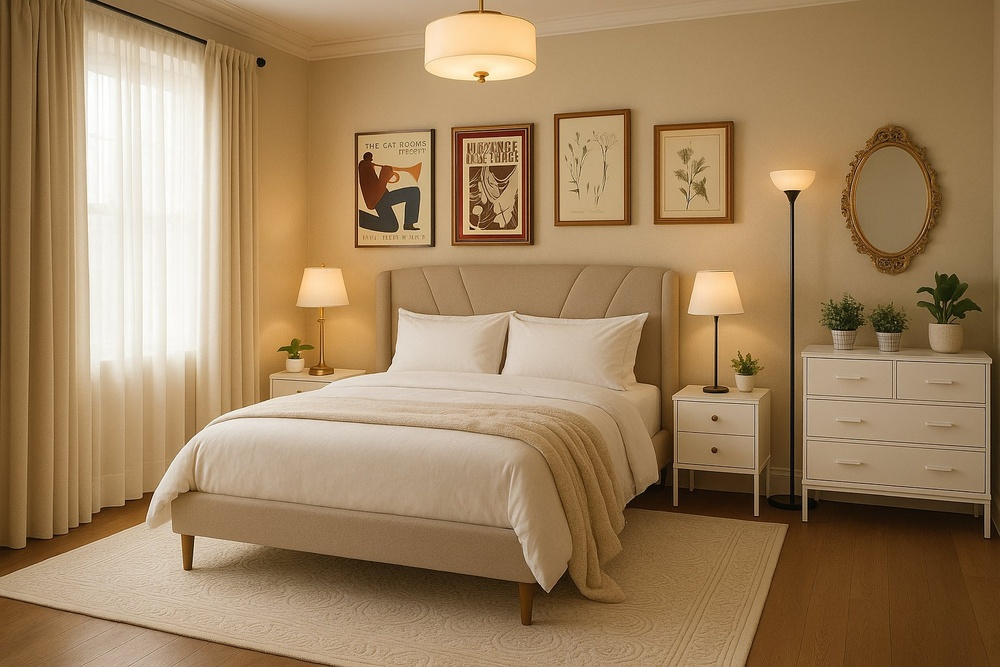
#> input picture data/renders/0d9c9f7c-70ed-4d34-94ee-9e24ad5493c6.jpg, 1000 x 667 px, shrunk from 1536 x 1024 before the run
$ python clean-alpha.py ../../data/renders/0d9c9f7c-70ed-4d34-94ee-9e24ad5493c6.jpg
#> lines starting #> are read from the running program, lines starting #| are printed output that depends on the picture; after the words box and inside, x2 and y2 are one past the last pixel; in counts of white or black regions, pixels touching at a corner belong together
#!/usr/bin/env python3
"""
Strip shadow halos from transparent PNGs using flood-fill from edges.

The shadow is painted as opaque warm cream pixels connected to the transparent
border. We flood-fill from transparent edges into adjacent "shadow-like" pixels:
light, warm-toned, NOT green/blue (to preserve leaf highlights etc).

Usage: python3 scripts/clean-alpha.py [--threshold LUMA] <file1.png> [file2.png ...]
"""

import sys
from PIL import Image
import numpy as np
from collections import deque


def get_hue_sat(r, g, b):
    """Return (hue 0-360, saturation 0-255) arrays."""
    r_f, g_f, b_f = r.astype(float), g.astype(float), b.astype(float)
    mx = np.maximum(np.maximum(r_f, g_f), b_f)
    mn = np.minimum(np.minimum(r_f, g_f), b_f)
    delta = mx - mn

    sat = np.where(mx > 0, (delta / mx) * 255, 0).astype(int)

    hue = np.zeros_like(r_f)
    mask = delta > 0
    # Red is max
    rm = mask & (mx == r_f)
    hue[rm] = 60 * (((g_f[rm] - b_f[rm]) / delta[rm]) % 6)
    # Green is max
    gm = mask & (mx == g_f) & ~rm
    hue[gm] = 60 * (((b_f[gm] - r_f[gm]) / delta[gm]) + 2)
    # Blue is max
    bm = mask & (mx == b_f) & ~rm & ~gm
    hue[bm] = 60 * (((r_f[bm] - g_f[bm]) / delta[bm]) + 4)

    return hue.astype(int) % 360, sat


def is_shadow_pixel(r, g, b, a, luma_min=160):
    """
    Return boolean mask: True where pixel looks like shadow/halo.
    Shadow = warm-toned (not green/blue), light, relatively desaturated.
    """
    luma = 0.299 * r.astype(float) + 0.587 * g.astype(float) + 0.114 * b.astype(float)
    hue, sat = get_hue_sat(r, g, b)

    # Shadow characteristics:
    # - Light (high luminance)
    # - Warm hue: reds, oranges, yellows, warm neutrals (hue 0-60 or 300-360)
    #   NOT green (60-180), NOT blue (180-300)
    # - Relatively desaturated (sat < 100)
    is_warm = (hue <= 60) | (hue >= 300)
    is_light = luma >= luma_min
    is_desat = sat <= 100
    is_visible = a > 0

    return is_light & is_warm & is_desat & is_visible


def clean_image(filepath, luma_min=160):
    print(f"Processing {filepath} (luma_min={luma_min})...")
    img = Image.open(filepath).convert("RGBA")
    data = np.array(img)
    h, w = data.shape[:2]

    r, g, b, a = data[:,:,0], data[:,:,1], data[:,:,2], data[:,:,3]

    shadow_eligible = is_shadow_pixel(r, g, b, a, luma_min)
    seed_mask = a <= 10  # transparent pixels

    to_erase = np.zeros((h, w), dtype=bool)
    visited = np.zeros((h, w), dtype=bool)

    queue = deque()

    # Seed from ALL transparent pixels
    ys, xs = np.where(seed_mask)
    for y_val, x_val in zip(ys, xs):
        visited[y_val, x_val] = True
        queue.append((y_val, x_val))

    # BFS flood fill: transparent → adjacent shadow → adjacent shadow → ...
    while queue:
        cy, cx = queue.popleft()
        for dy, dx in [(-1,0),(1,0),(0,-1),(0,1),(-1,-1),(-1,1),(1,-1),(1,1)]:
            ny, nx = cy+dy, cx+dx
            if 0 <= ny < h and 0 <= nx < w and not visited[ny, nx]:
                visited[ny, nx] = True
                if seed_mask[ny, nx]:
                    queue.append((ny, nx))
                elif shadow_eligible[ny, nx]:
                    to_erase[ny, nx] = True
                    queue.append((ny, nx))

    erased = np.sum(to_erase)
    total_visible = np.sum(a > 0)

    data[to_erase, 3] = 0

    result = Image.fromarray(data)
    result.save(filepath)

    print(f"  Erased {erased} shadow pixels ({erased/max(total_visible,1)*100:.1f}% of visible)")
    print(f"  Saved {filepath}")


# Parse args
args = sys.argv[1:]
luma = 160
files = []
i = 0
while i < len(args):
    if args[i] == "--threshold" and i + 1 < len(args):
        luma = int(args[i+1])
        i += 2
    else:
        files.append(args[i])
        i += 1

for f in files:
    clean_image(f, luma)
#> in clean_image, `r, g, b, a = data[:,:,0], data[:,:,1], data[:,:,2], data[:,:,3]`:
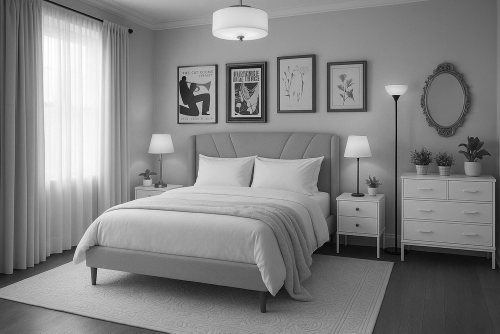
#> g: shape (667, 1000) (shown at 1/2 size); min 0, max 255, mean 131.1
#> in clean_image, `r, g, b, a = data[:,:,0], data[:,:,1], data[:,:,2], data[:,:,3]`:
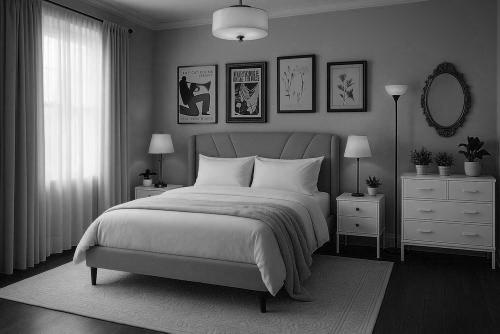
#> b: shape (667, 1000) (shown at 1/2 size); min 0, max 255, mean 95.5
#> in get_hue_sat, `delta = mx - mn`:
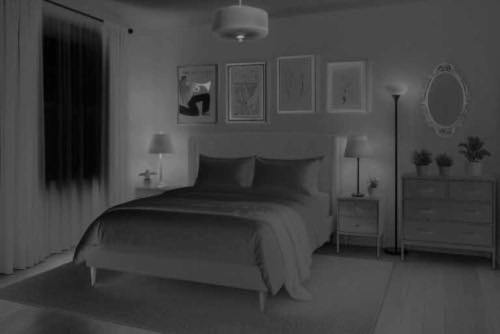
#> delta: shape (667, 1000) float64 (shown at 1/2 size); min 0, max 179, mean 64.4
#> in get_hue_sat, `sat = np.where(mx > 0, (delta / mx) * 255, 0).astype(int)`:
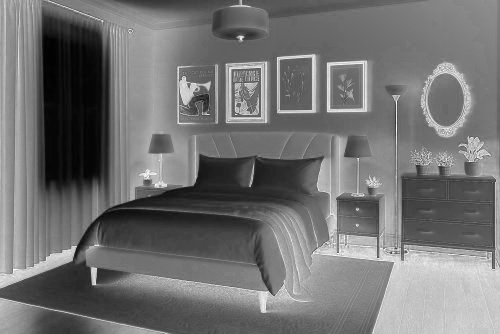
#> sat: shape (667, 1000) int64 (shown at 1/2 size); min 0, max 255, mean 114.4
#> in get_hue_sat, `mask = delta > 0`:
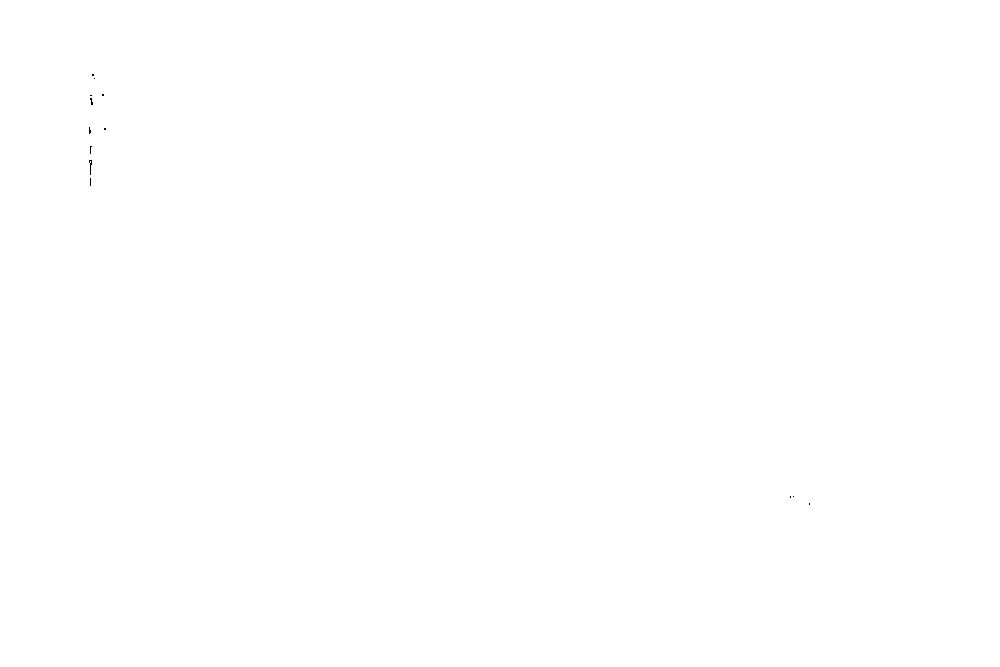
#> mask: shape (667, 1000) bool; 100% white; black in thin lines or dots, all inside (x1, y1, x2, y2) = (89, 74, 810, 505)
#> in get_hue_sat, `hue[gm] = 60 * (((b_f[gm] - r_f[gm]) / delta[gm]) + 2)`:
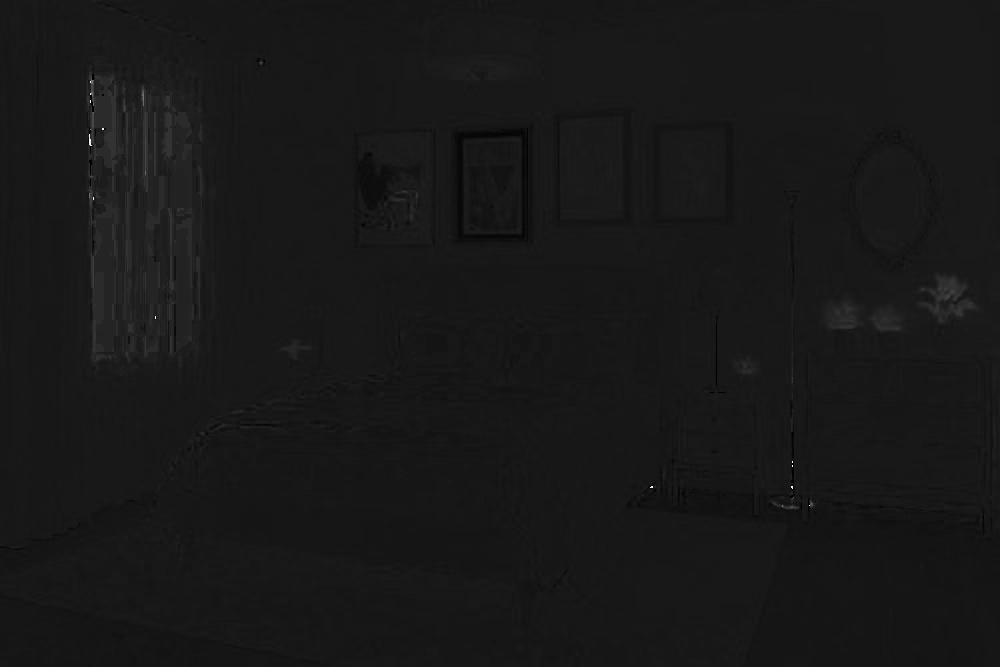
#> hue: shape (667, 1000) float64; min 0, max 354, mean 33.9; drawn with min black and max white
#> in is_shadow_pixel, `return is_light & is_warm & is_desat & is_visible`:
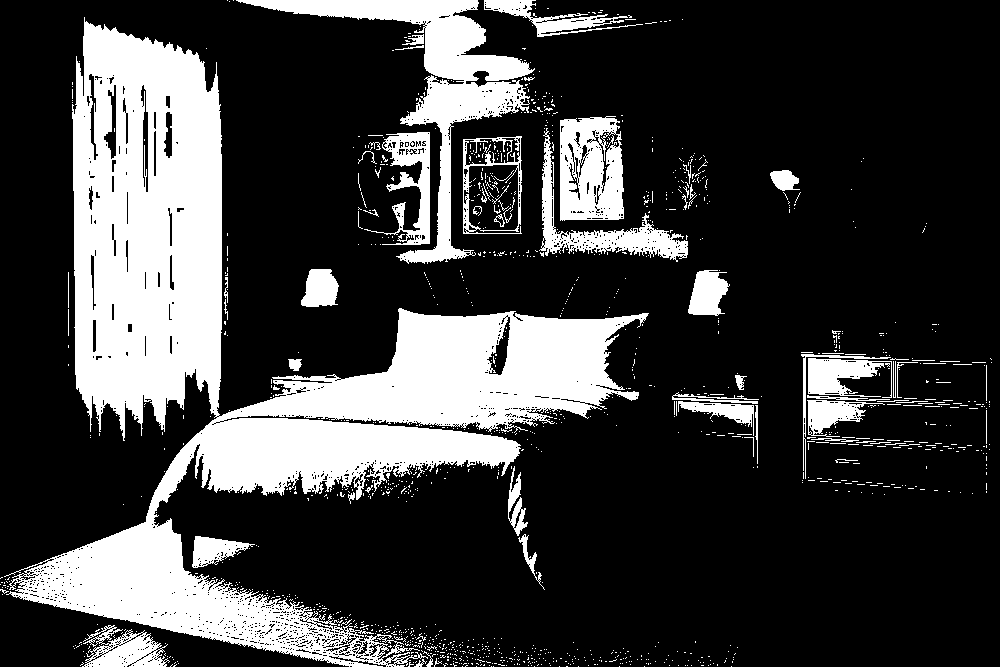
#> returned value: shape (667, 1000) bool; 24.3% white; 1301 white regions (1230 under 20 px), largest, box (x1, y1, x2, y2) and area: (4, 17, 649, 667) 116337, (236, 0, 535, 264) 13912, (560, 116, 624, 221) 5371
#> in clean_image, `ys, xs = np.where(seed_mask)`: ys = empty array
#> in clean_image, `erased = np.sum(to_erase)`: erased = 0
#> in clean_image, `total_visible = np.sum(a > 0)`: total_visible = 667000
#|   Erased 0 shadow pixels (0.0% of visible)

$ run again, on data/renders/65aa9278-7e1d-4f30-9849-b9be7dc59760.jpg
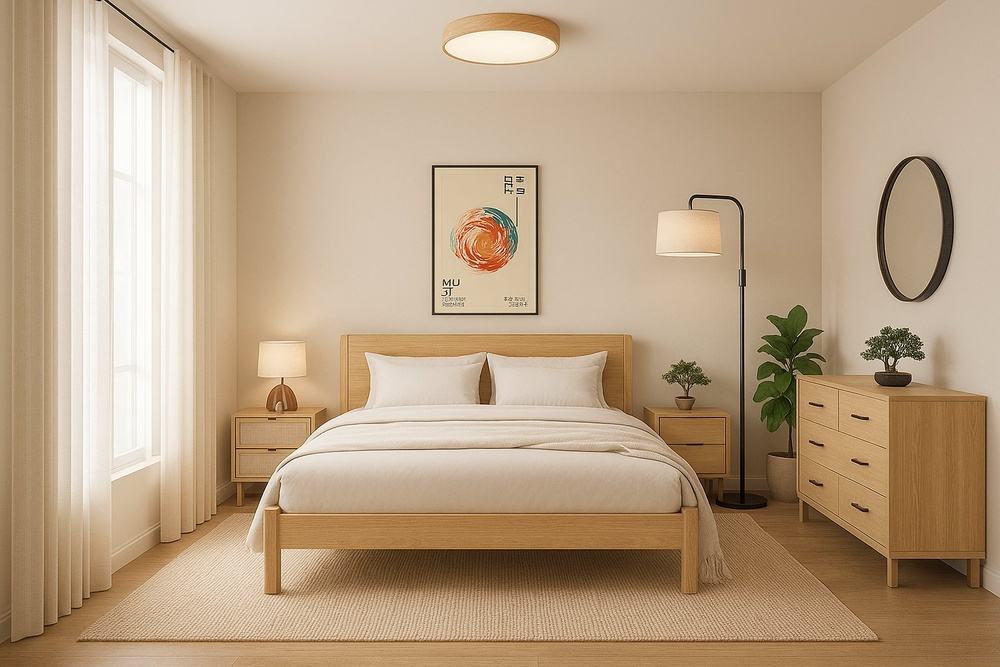
#> input picture data/renders/65aa9278-7e1d-4f30-9849-b9be7dc59760.jpg, 1000 x 667 px, shrunk from 1536 x 1024 before the run
#> a: shape (667, 1000); every value is 255
#> mask: shape (667, 1000) bool; 100% white; black in thin lines or dots, all inside (x1, y1, x2, y2) = (117, 86, 127, 320)
#> in get_hue_sat, `rm = mask & (mx == r_f)`:
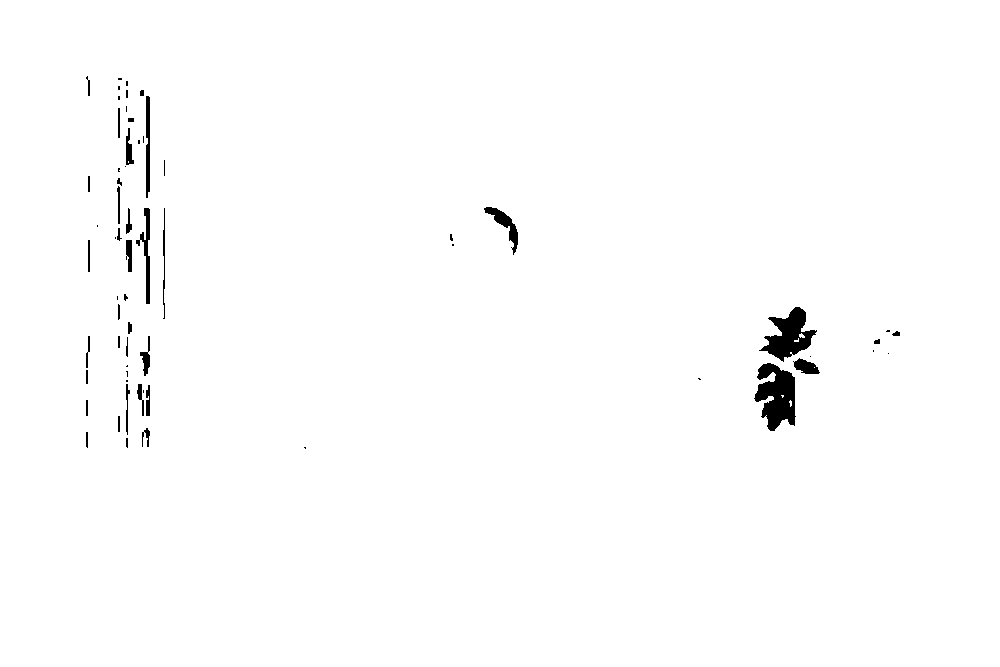
#> rm: shape (667, 1000) bool; 99% white; 63 black regions (28 under 20 px), largest, box (x1, y1, x2, y2) and area: (754, 363, 796, 431) 1819, (759, 307, 817, 362) 1498, (484, 207, 518, 255) 457
#> bm: shape (667, 1000) bool; every value is 0
#> is_light: shape (667, 1000) bool; 60.9% white; 1536 black regions (1496 under 20 px), largest, box (x1, y1, x2, y2) and area: (0, 0, 1000, 667) 242068, (876, 156, 955, 303) 7736, (458, 197, 518, 273) 2144
#> is_desat: shape (667, 1000) bool; 72.7% white; 1029 black regions (1000 under 20 px), largest, box (x1, y1, x2, y2) and area: (0, 270, 1000, 667) 171324, (455, 208, 513, 273) 2127, (464, 13, 562, 54) 1628
#> is_visible: shape (667, 1000) bool; every value is 1
#> in is_shadow_pixel, `return is_light & is_warm & is_desat & is_visible`:
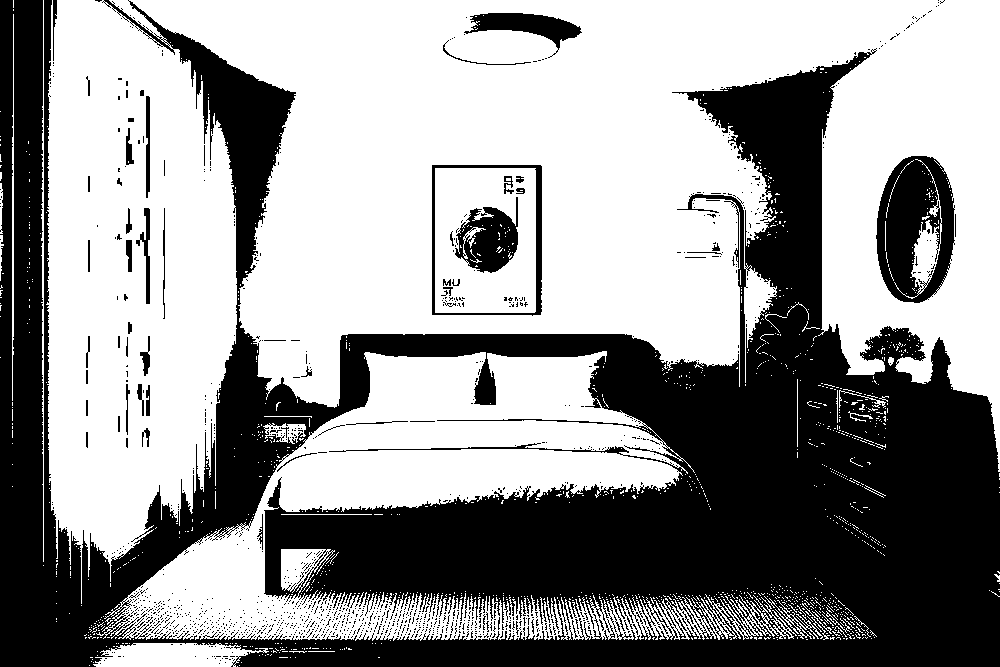
#> returned value: shape (667, 1000) bool; 58.8% white; 1299 black regions (1237 under 20 px), largest, box (x1, y1, x2, y2) and area: (0, 0, 1000, 667) 253580, (876, 156, 955, 303) 7736, (455, 197, 518, 273) 2743
#> ys = empty array
#> erased = 0
#> total_visible = 667000
#|   Erased 0 shadow pixels (0.0% of visible)

$ run again, on data/renders/69739499-a047-4c29-b4ba-ed7cde513e81.jpg
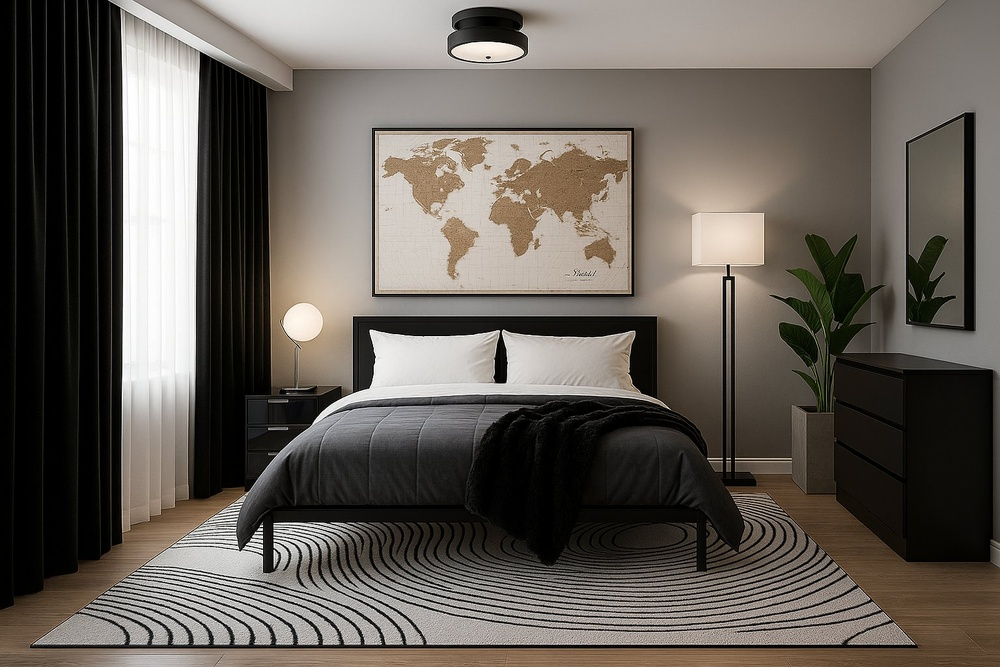
#> input picture data/renders/69739499-a047-4c29-b4ba-ed7cde513e81.jpg, 1000 x 667 px, shrunk from 1536 x 1024 before the run
#> a: shape (667, 1000); every value is 255
#> in get_hue_sat, `mask = delta > 0`:
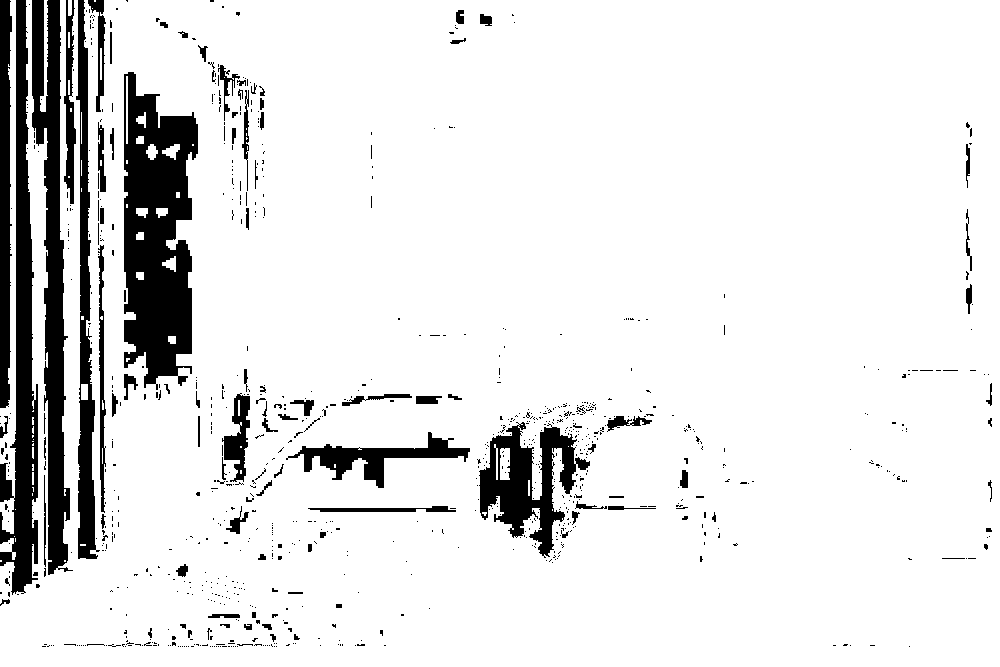
#> mask: shape (667, 1000) bool; 89.5% white; 897 black regions (794 under 20 px), largest, box (x1, y1, x2, y2) and area: (124, 72, 198, 390) 16193, (32, 0, 73, 575) 10702, (0, 0, 38, 595) 10106
#> rm: shape (667, 1000) bool; 84.3% white; 961 black regions (796 under 20 px), largest, box (x1, y1, x2, y2) and area: (0, 0, 76, 598) 23153, (112, 72, 198, 400) 18699, (226, 394, 492, 534) 11708
#> gm: shape (667, 1000) bool; 3.8% white; 539 white regions (396 under 20 px), largest, box (x1, y1, x2, y2) and area: (779, 235, 876, 411) 7000, (907, 236, 954, 326) 2206, (64, 276, 80, 544) 2027
#> bm: shape (667, 1000) bool; 1.5% white; 146 white regions (126 under 20 px), largest, box (x1, y1, x2, y2) and area: (249, 396, 492, 494) 7501, (246, 400, 268, 438) 533, (46, 400, 49, 576) 353
#> is_warm: shape (667, 1000) bool; 94.7% white; 568 black regions (406 under 20 px), largest, box (x1, y1, x2, y2) and area: (249, 396, 492, 494) 7617, (779, 235, 876, 411) 7000, (907, 236, 954, 326) 2206
#> is_light: shape (667, 1000) bool; 21.9% white; 1771 white regions (1679 under 20 px), largest, box (x1, y1, x2, y2) and area: (121, 10, 200, 528) 28223, (198, 0, 759, 69) 26582, (375, 131, 627, 294) 25942
#> is_desat: shape (667, 1000) bool; 81.7% white; 2854 black regions (2655 under 20 px), largest, box (x1, y1, x2, y2) and area: (30, 281, 1000, 667) 47243, (0, 58, 250, 626) 18593, (222, 64, 271, 440) 11091
#> is_visible: shape (667, 1000) bool; every value is 1
#> in is_shadow_pixel, `return is_light & is_warm & is_desat & is_visible`:
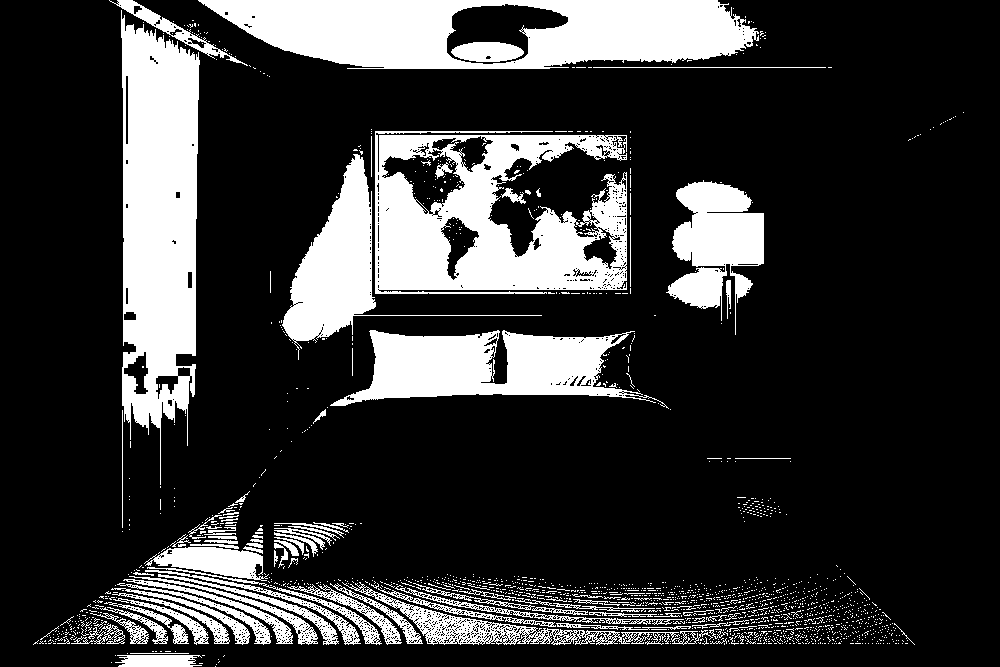
#> returned value: shape (667, 1000) bool; 21.4% white; 1761 white regions (1657 under 20 px), largest, box (x1, y1, x2, y2) and area: (198, 0, 759, 69) 26554, (121, 10, 200, 485) 26476, (375, 131, 627, 294) 25942
#> seed_mask: shape (667, 1000) bool; every value is 0
#> ys = empty array
#> erased = 0
#> total_visible = 667000
#|   Erased 0 shadow pixels (0.0% of visible)
